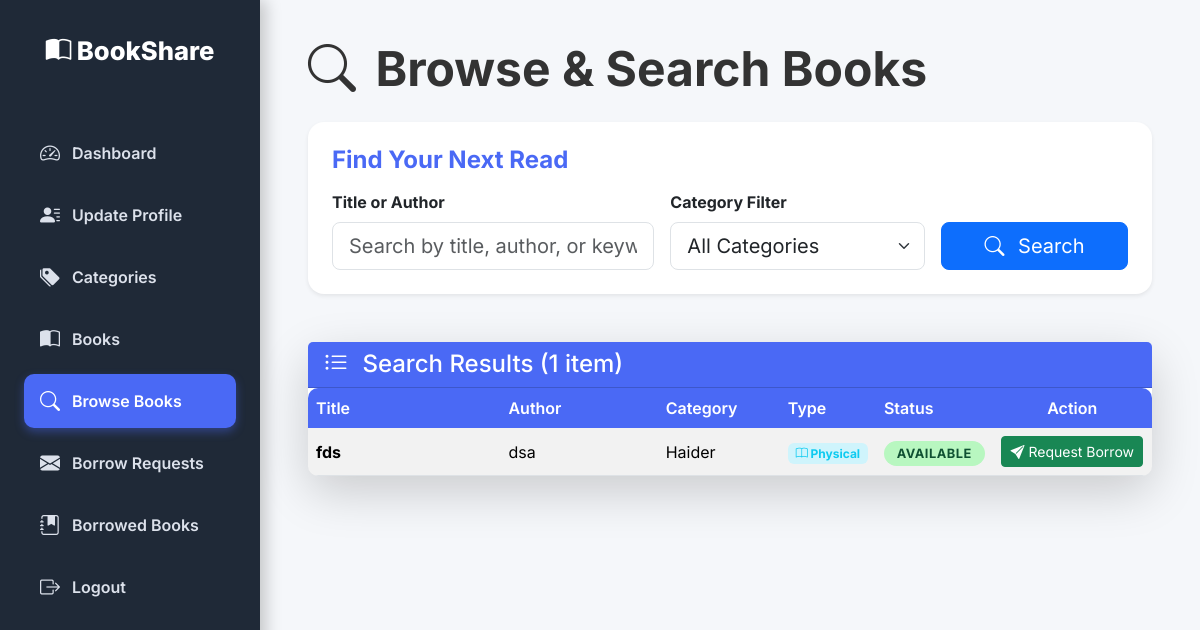
The page /search-books (signed in) on the database its author committed.
### models.py (models this page shows, shortened)
class Book(db.Model):
    __tablename__ = 'books'
    id = db.Column(db.Integer, primary_key=True)
    owner_id = db.Column(db.Integer, db.ForeignKey('users.id'), nullable=False, index=True)
    category_id = db.Column(db.Integer, db.ForeignKey('categories.id'), index=True)
    title = db.Column(db.String(200), nullable=False)
    author = db.Column(db.String(150), nullable=False)
    description = db.Column(db.Text)
    book_image = db.Column(db.String(255))
    book_type = db.Column(db.String(20), nullable=False)  # 'physical' or 'digital'
    status = db.Column(
        db.Enum('available', 'unavailable', name='book_status'),
        default='available',
        nullable=False
    )
    physical_location = db.Column(db.String(255))
    file_path = db.Column(db.String(255))
    download_link = db.Column(db.String(255))
    created_at = db.Column(db.DateTime, default=datetime.utcnow, nullable=False)
    category = db.relationship('Category', backref='books', lazy=True)
    owner = db.relationship('User', backref='books', lazy=True)

class Category(db.Model):
    __tablename__ = 'categories'
    id = db.Column(db.Integer, primary_key=True)
    name = db.Column(db.String(100), unique=True, nullable=False, index=True)

### app.py (the view)
@app.route('/search-books', methods=['GET', 'POST'])
@login_required
def search_books():
    query = request.args.get('query', '').strip()
    category_id = request.args.get('category_id', type=int)  # None if empty or invalid
    books_query = Book.query.filter(
        Book.owner_id != current_user.id,
        Book.status == 'available'
    )
    if query:
        search_pattern = f"%{query}%"
        books_query = books_query.filter(
            (Book.title.ilike(search_pattern)) | (Book.author.ilike(search_pattern))
        )
    if category_id is not None:  # Only filter if a valid category was selected
        books_query = books_query.filter_by(category_id=category_id)
    books = books_query.order_by(Book.title).all()
    categories = Category.query.order_by(Category.name).all()
    return render_template(
        'search_books.html',
        books=books,
        categories=categories,
        query=query,
        selected_category=category_id  # Will be None or int → safe for comparison
    )

### app.py (called while the page is built)
@login_manager.user_loader
def load_user(user_id):
    try:
        uid = int(user_id)
    except (TypeError, ValueError):
        return None
    user = User.query.get(uid)
    if user:
        return user
    if uid == 999999:
        return Admin.query.get(uid)
    return None

### models.py (called while the page is built)
    @property
    def is_active(self) -> bool:
        return self.status == UserStatus.unblocked

    @property
    def is_admin(self):
        return False

### templates/search_books.html (shortened to what this page needs)
{% extends "base.html" %}
{% block content %}
<div class="container-fluid p-0">
    <h2 class="mb-4 display-5 fw-bold" style="color: var(--text-color);">
        <i class="bi bi-search me-2"></i> Browse & Search Books
    </h2>
    <div class="card p-4 mb-5 shadow-sm">
        <h4 class="card-title mb-3 fw-bold" style="color: var(--primary-color);">
            Find Your Next Read
        </h4>
        <form method="get">
            <div class="row g-3 align-items-end">
                <div class="col-md-6 col-lg-5">
                    <label for="query" class="form-label fw-bold">Title or Author</label>
                    <input type="text"
                           id="query"
                           name="query"
                           placeholder="Search by title, author, or keyword"
                           class="form-control form-control-lg"
                           value="{{ query }}">
                </div>
                <div class="col-md-4 col-lg-4">
                    <label for="category_id" class="form-label fw-bold">Category Filter</label>
                    <select id="category_id" name="category_id" class="form-select form-select-lg">
                        <option value="">All Categories</option>
                    </select>
                </div>
                <div class="col-md-2 col-lg-3 d-grid">
                    <button type="submit" class="btn btn-lg btn-primary">
                        <i class="bi bi-search me-2"></i> Search
                    </button>
                </div>
            </div>
        </form>
    </div>
    <div class="card shadow-lg">
        <div class="card-header">
            <h4 class="mb-0 text-white">
                <i class="bi bi-list-ul me-2"></i>
                Search Results ({{ books|length }} item{% if books|length != 1 %}s{% endif %})
            </h4>
        </div>
        <div class="card-body p-0">
            <div class="table-responsive">
                <table class="table table-striped table-hover mb-0">
                    <thead>
                        <tr>
                            <th scope="col" style="width: 25%;">Title</th>
                            <th scope="col" style="width: 20%;">Author</th>
                            <th scope="col" style="width: 15%;">Category</th>
                            <th scope="col" style="width: 10%;">Type</th>
                            <th scope="col" style="width: 10%;">Status</th>
                            <th scope="col" class="text-center" style="width: 20%;">Action</th>
                        </tr>
                    </thead>
                    <tbody>
                        {% if books %}
                            {% for book in books %}
                            <tr>
                                <td class="fw-bold">{{ book.title }}</td>
                                <td>{{ book.author }}</td>
                                <td>{{ book.category.name if book.category else '-' }}</td>
                                <td>
                                    {% if book.book_type == 'physical' %}
                                        <span class="badge bg-info-subtle text-info">
                                            <i class="bi bi-book"></i> Physical
                                        </span>
                                    {% else %}
                                        <span class="badge bg-secondary-subtle text-secondary">
                                            <i class="bi bi-file-earmark-text"></i> Digital
                                        </span>
                                    {% endif %}
                                </td>
                                <td>
                                    {% if book.status == 'available' %}
                                        <span class="borrow-status-label status-accepted">Available</span>
                                    {% elif book.status == 'unavailable' %}
                                        <span class="borrow-status-label status-rejected">Unavailable</span>
                                    {% else %}
                                        <span class="borrow-status-label status-returned">{{ book.status|title }}</span>
                                    {% endif %}
                                </td>
                                <td class="text-center">
                                    {% if book.status == 'available' %}
                                        <a href="{{ url_for('borrow_request_form', book_id=book.id) }}"
                                           class="btn btn-sm btn-success">
                                            <i class="bi bi-send-fill"></i> Request Borrow
                                        </a>
                                    {% else %}
                                        <button class="btn btn-sm btn-secondary" disabled>
                                            Unavailable
                                        </button>
                                    {% endif %}
                                </td>
                            </tr>
                            {% endfor %}
                        {% endif %}
                    </tbody>
                </table>
            </div>
        </div>
    </div>
</div>
{% endblock %}

### templates/base.html (style rules this page uses)
:root { --primary-color: #4A69F5; --primary-hover: #354FC2; --sidebar-bg: #1f2937; --text-color: #333; --light-bg: #f5f7fa; --card-shadow: 0 6px 15px rgba(0, 0, 0, 0.08); --transition-speed: 0.3s; }
body { font-family: 'Inter', sans-serif; background-color: var(--light-bg); color: var(--text-color); min-height: 100vh; }
.card { border: none; border-radius: 16px; box-shadow: var(--card-shadow); transition: transform 0.3s ease; }
.card-header { background: var(--primary-color); color: white; font-weight: 700; border-top-left-radius: 16px; border-top-right-radius: 16px; }
.borrow-status-label { font-size: 0.8rem; padding: 0.4em 1em; border-radius: 50px; font-weight: 700; text-transform: uppercase; letter-spacing: 0.5px; }
.status-accepted { background: #b8f7c0; color: #0f5132; }
.table { border-collapse: separate; border-spacing: 0; border-radius: 10px; overflow: hidden; }
.table th { background: var(--primary-color); color: #fff; font-weight: 600; border: none; vertical-align: middle; }
.table td { vertical-align: middle; }
.table-striped tbody tr:nth-of-type(odd) { background-color: rgba(0, 0, 0, 0.03); }

### rows shown on the page
Book: title "fds", author "dsa", category "Haider", book_type "physical" (drawn), status "AVAILABLE"

### other values the page prints
{{ books|length }} "1"
